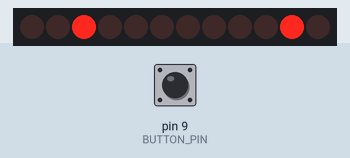
Simulated run of this sketch. Board: Arduino Uno, built with avr-gcc and run on an emulated ATmega328P. Parts: 12×1 LED matrix. Wiring (inferred from the names in the program): charlieplexed LEDs: lines pin 13, pin 12, pin 11, pin 10. The test bench sets the inputs (shaded band); at power-on: pin 9 (BUTTON_PIN) HIGH.

Above: at 1.2 s.
1.3 s: pin 9 (BUTTON_PIN) pulled LOW for 0.15 s
At 1.46 s:
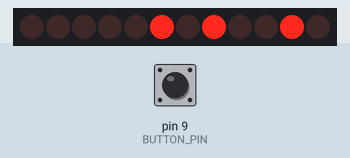
At 1.96 s:
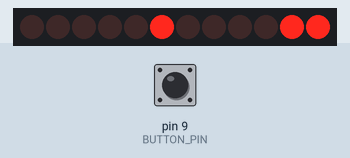
2.0 s: pin 9 (BUTTON_PIN) pulled LOW for 1 s
At 2.4 s:
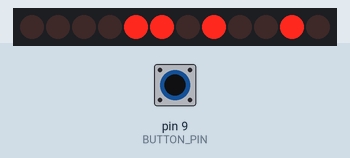
Timing chart, 0 to 5.0 s (numbered marks = the images above; inputs shaded):
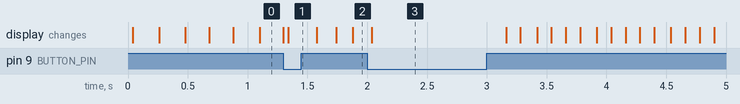

Measured:
- after the input at 1.3 s, the display: changes at once (image 1)
- after the input at 2.0 s, the display: changes at once (image 3)

The sketch:

stacker_game_sketch.ino
```cpp
// ************************************************************************
//  Author: Brendon McBain
//  Date: 01/07/2016
//  Description: Simple Stacker game for a Charlieplexed circuit of LEDs.
// ************************************************************************

int pins[] = {13, 12, 11, 10};
int vcc_perms[4][3][2] = { // Given {{x0, y0}, ...}, x0 and y0 pin range is 0 -> 3
  { {2, 0}, {3, 1}, {3, 0} },
  { {0, 2}, {1, 3}, {0, 3} },
  { {1, 0}, {2, 1}, {3, 2} },
  { {0, 1}, {1, 2}, {2, 3} }
};

int x_state = 1;
bool x_dir = true; // True = right

int state_time = 0;
int STATE_TIME_THRES = 100; // Char movement speed

int current_level = 1;
int win_timer = 0;
bool game_won = false;
bool prev_btn_state = false;

int const BUTTON_PIN = 9;
int const LED_DURATION = 1; // Milliseconds

void setup() {
  // Put your setup code here, to run once:
  pinMode(BUTTON_PIN, INPUT);
}

void loop() {
  // Put your main code here, to run repeatedly:

  // Button input check
  bool button_state = !digitalRead(BUTTON_PIN);
  if (!button_state) {
    // Button not pressed
    state_time++;
    prev_btn_state = false;
  } else {
    // Check for the instance where the button is down
    if (!prev_btn_state) {
      if (x_state == 1 && current_level < 3) {
        current_level++;
      } else if (x_state == 1 && current_level == 3) {
        game_won = true;
      } else {
        resetGame();
      }
    }
    prev_btn_state = true;
  }

  // Change char position
  int *vcc_perm = vcc_perms[current_level][x_state]; // vcc_perms[row: current_level][column: x_state]
  int vcc_indice = vcc_perm[0];
  int gnd_indice = vcc_perm[1];
  lightLED(pins[vcc_indice], pins[gnd_indice], LED_DURATION);

  // Char movement delays
  if (!game_won) {
    if (state_time >= STATE_TIME_THRES) {
      state_time = 0;
      updateState();
    }
  } else {
    lightLED(pins[1], pins[2], LED_DURATION);
    win_timer++;
    if (win_timer >= 500) {
      resetGame();
    }
  }

  // Level completed dots
  updateLevel();

  // Reference dot
  lightLED(10, 12, LED_DURATION);
}

void resetGame() {
  // Reset the variables
  state_time = 0;
  x_state = 1;
  current_level = 1;
  x_dir = true;
  STATE_TIME_THRES = 100;
  game_won = false;
}

void updateLevel() {
  // Update the level difficulty
  if (current_level == 2) {
    STATE_TIME_THRES = 50;

    // End of level one
    lightLED(pins[1], pins[3], LED_DURATION);
  } else if (current_level == 3) {
    STATE_TIME_THRES = 30;

    // End of level one and two
    lightLED(pins[1], pins[3], LED_DURATION);
    lightLED(pins[2], pins[1], LED_DURATION);
  }
}

// Updates the char state using variable x_state. This variable
// decides where the char will end up next on the matrix.
void updateState() {
  // Change char direction at a wall
  if (x_state == 2 && x_dir || x_state == 0 && !x_dir) {
    x_dir = !x_dir;
  }

  // Increment char position in set direction
  if (x_dir) {
    x_state++;
  } else {
    x_state--;
  }
}

// Lights a single LED for a given duration. This function is intended
// to be looped indefinitely in order to switch on multiple LEDs.
//
// Inputs:  vcc_pin - integer for pin # of positive voltage
//          gnd_pin - integer for pin # of ground
//          duration - how long the LED to stay switched on
//
void lightLED(int vcc_pin, int gnd_pin, int duration) {
  // Turn LED on
  pinMode(gnd_pin, OUTPUT);
  pinMode(vcc_pin, OUTPUT);

  digitalWrite(gnd_pin, LOW);
  digitalWrite(vcc_pin, HIGH);

  // Leave on for this duration
  delay(duration);

  // Turn LED off and neutralise pins
  pinMode(gnd_pin, INPUT);
  pinMode(vcc_pin, INPUT);

  digitalWrite(vcc_pin, LOW);
}
```
